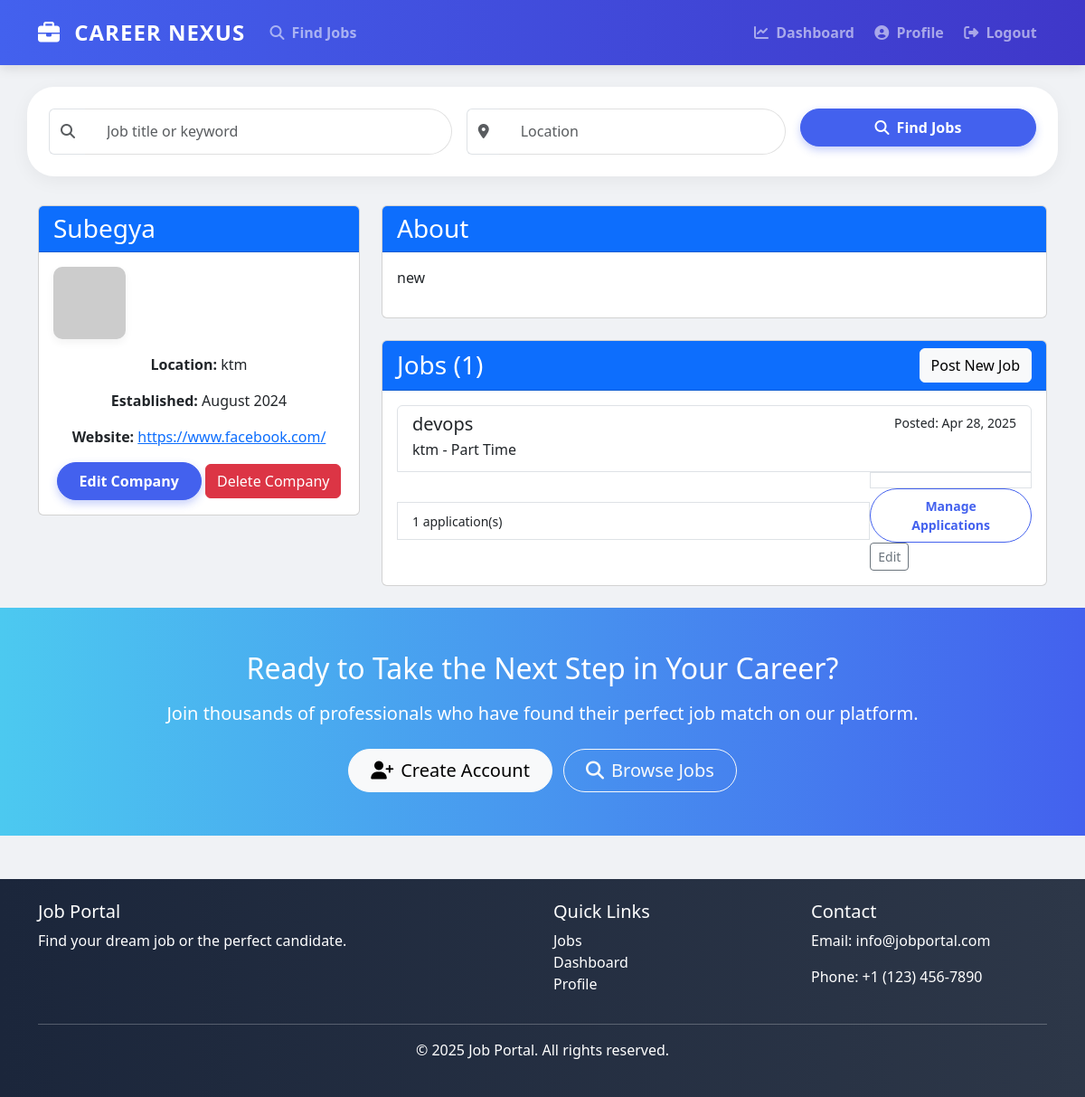
Before: /companies/2/ (signed in) with the older database file.
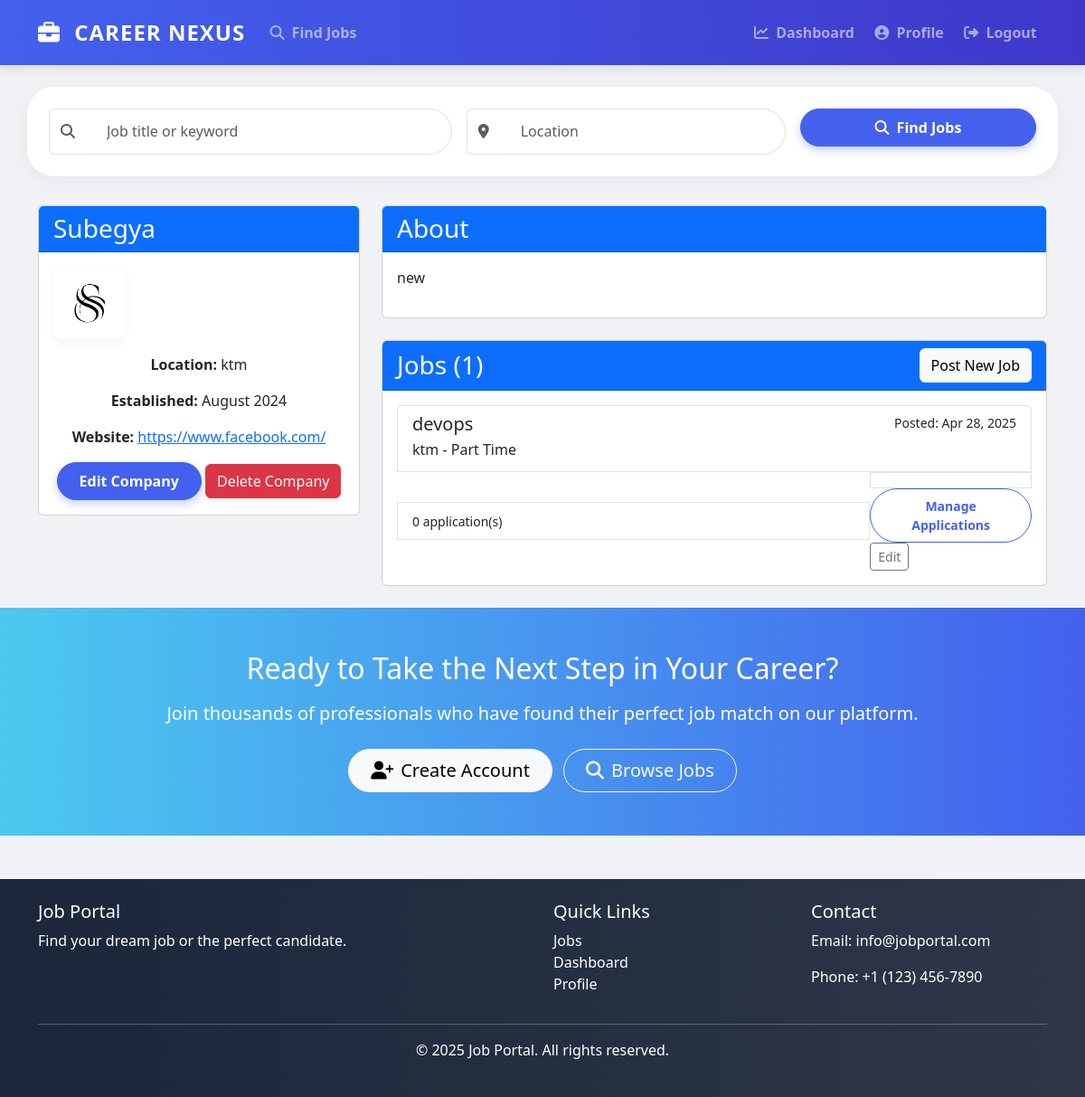
After: the same page with the newer database file.
### companies/models.py (models this page shows, shortened)
class Company(models.Model):
    name = models.CharField(max_length=100)
    owner = models.ForeignKey(User, on_delete=models.CASCADE, related_name='companies')
    logo = models.ImageField(upload_to='company_logos/', blank=True, null=True)
    description = models.TextField()
    website = models.URLField(blank=True, null=True)
    location = models.CharField(max_length=100)
    established_date = models.DateField(blank=True, null=True)
    class Meta:
        verbose_name_plural = "Companies"

### jobs/models.py (models this page shows, shortened)
class Job(models.Model):
    JOB_TYPE_CHOICES = [
        ('full_time', 'Full Time'),
        ('part_time', 'Part Time'),
        ('contract', 'Contract'),
        ('internship', 'Internship'),
        ('remote', 'Remote'),
    ]
    title = models.CharField(max_length=100)
    company = models.ForeignKey(Company, on_delete=models.CASCADE, related_name='jobs')
    category = models.ForeignKey(Category, on_delete=models.SET_NULL, null=True, related_name='jobs')
    description = models.TextField()
    requirements = models.TextField()
    salary_min = models.IntegerField(blank=True, null=True)
    salary_max = models.IntegerField(blank=True, null=True)
    location = models.CharField(max_length=100)
    job_type = models.CharField(max_length=20, choices=JOB_TYPE_CHOICES)
    posted_by = models.ForeignKey(User, on_delete=models.CASCADE, related_name='posted_jobs')
    created_at = models.DateTimeField(auto_now_add=True)
    deadline = models.DateField()
    is_active = models.BooleanField(default=True)

### companies/views.py (the view)
# urls.py: path('<int:pk>/', views.company_detail, name='company_detail'),
@login_required
def company_detail(request, pk):
    company = get_object_or_404(Company, pk=pk)
    jobs = company.jobs.all()
    return render(request, 'companies/company_detail.html', {'company': company, 'jobs': jobs})

### templates/companies/company_detail.html (shortened to what this page needs)
{% extends 'base.html' %}
{% block content %}
<div class="row">
    <div class="col-md-4">
        <div class="card mb-4">
            <div class="card-header bg-primary text-white">
                <h3 class="mb-0">{{ company.name }}</h3>
            </div>
            <div class="card-body text-center">
                {% if company.logo %}
                    <img src="{{ company.logo.url }}" alt="{{ company.name }} Logo" class="company-logo mb-3">
                {% else %}
                    <img src="https://via.placeholder.com/100" alt="Company Logo" class="company-logo mb-3">
                {% endif %}
                <p><strong>Location:</strong> {{ company.location }}</p>
                {% if company.established_date %}
                    <p><strong>Established:</strong> {{ company.established_date|date:"F Y" }}</p>
                {% endif %}
                {% if company.website %}
                    <p><strong>Website:</strong> <a href="{{ company.website }}" target="_blank">{{ company.website }}</a></p>
                {% endif %}
                <div class="mt-3">
                    <a href="{% url 'company_update' company.pk %}" class="btn btn-primary">Edit Company</a>
                    <a href="{% url 'company_delete' company.pk %}" class="btn btn-danger">Delete Company</a>
                </div>
            </div>
        </div>
    </div>
    <div class="col-md-8">
        <div class="card mb-4">
            <div class="card-header bg-primary text-white">
                <h3 class="mb-0">About</h3>
            </div>
            <div class="card-body">
                <p>{{ company.description }}</p>
            </div>
        </div>
        <div class="card">
            <div class="card-header bg-primary text-white d-flex justify-content-between align-items-center">
                <h3 class="mb-0">Jobs ({{ jobs.count }})</h3>
                <a href="{% url 'job_create' %}" class="btn btn-light">Post New Job</a>
            </div>
            <div class="card-body">
                {% if jobs %}
                    <div class="list-group">
                        {% for job in jobs %}
                            <a href="{% url 'job_detail' job.pk %}" class="list-group-item list-group-item-action">
                                <div class="d-flex w-100 justify-content-between">
                                    <h5 class="mb-1">{{ job.title }}</h5>
                                    <small>Posted: {{ job.created_at|date:"M d, Y" }}</small>
                                </div>
                                <p class="mb-1">{{ job.location }} - {{ job.get_job_type_display }}</p>
                                <div class="d-flex justify-content-between align-items-center">
                                    <small>{{ job.applications.count }} application(s)</small>
                                    <div>
                                        <a href="{% url 'manage_applications' job.pk %}" class="btn btn-sm btn-outline-primary">Manage Applications</a>
                                        <a href="{% url 'job_update' job.pk %}" class="btn btn-sm btn-outline-secondary">Edit</a>
                                    </div>
                                </div>
                            </a>
                        {% endfor %}
                    </div>
                {% else %}
                    <p>No jobs posted for this company yet.</p>
                    <a href="{% url 'job_create' %}" class="btn btn-primary">Post a Job</a>
                {% endif %}
            </div>
        </div>
    </div>
</div>
{% endblock %}

### templates/base.html (shortened to what this page needs)
<!DOCTYPE html>
<html lang="en">
<head>
    <link href="https://cdn.jsdelivr.net/npm/bootstrap@5.3.0-alpha1/dist/css/bootstrap.min.css" rel="stylesheet">
    <link href="https://cdnjs.cloudflare.com/ajax/libs/font-awesome/6.4.0/css/all.min.css" rel="stylesheet">
</head>
<body>
    <nav class="navbar navbar-expand-lg navbar-dark mb-4">
        <div class="container">
            <a class="navbar-brand" href="{% url 'job_list' %}">
                <i class="fas fa-briefcase me-2"></i> Career Nexus
            </a>
            <div class="collapse navbar-collapse" id="navbarNav">
                <ul class="navbar-nav me-auto">
                    <li class="nav-item">
                        <a class="nav-link" href="{% url 'job_list' %}">
                            <i class="fas fa-search me-1"></i> Find Jobs
                        </a>
                    </li>
                </ul>
                <ul class="navbar-nav">
                    {% if user.is_authenticated %}
                        <li class="nav-item">
                            <a class="nav-link" href="{% url 'dashboard' %}">
                                <i class="fas fa-chart-line me-1"></i> Dashboard
                            </a>
                        </li>
                        <li class="nav-item">
                            <a class="nav-link" href="{% url 'profile' %}">
                                <i class="fas fa-user-circle me-1"></i> Profile
                            </a>
                        </li>
                        <li class="nav-item">
                            <a class="nav-link" href="{% url 'logout' %}">
                                <i class="fas fa-sign-out-alt me-1"></i> Logout
                            </a>
                        </li>
                    {% endif %}
                </ul>
            </div>
        </div>
    </nav>
    {% block search %}
    <div class="container search-bar animated">
        <form method="get" action="{% url 'job_list' %}">
            <div class="row g-3">
                <div class="col-md-5">
                    <div class="input-group">
                        <span class="input-group-text bg-white border-end-0">
                            <i class="fas fa-search text-muted"></i>
                        </span>
                        <input type="text" name="q" class="form-control search-input border-start-0" placeholder="Job title or keyword" value="{{ request.GET.q }}">
                    </div>
                </div>
                <div class="col-md-4">
                    <div class="input-group">
                        <span class="input-group-text bg-white border-end-0">
                            <i class="fas fa-map-marker-alt text-muted"></i>
                        </span>
                        <input type="text" name="location" class="form-control search-input border-start-0" placeholder="Location" value="{{ request.GET.location }}">
                    </div>
                </div>
                <div class="col-md-3">
                    <button type="submit" class="btn btn-primary w-100">
                        <i class="fas fa-search me-2"></i>Find Jobs
                    </button>
                </div>
            </div>
        </form>
    </div>
    {% endblock %}
    <div class="container mb-4">
        {% block content %}{% endblock %}
    </div>
    <div class="container-fluid py-5 text-white animated" style="background: linear-gradient(to right, var(--accent-color), var(--primary-color));">
        <div class="container text-center">
            <h2 class="mb-3">Ready to Take the Next Step in Your Career?</h2>
            <p class="lead mb-4">Join thousands of professionals who have found their perfect job match on our platform.</p>
            <a href="{% url 'register' %}" class="btn btn-light btn-lg rounded-pill px-4 me-2">
                <i class="fas fa-user-plus me-2"></i>Create Account
            </a>
            <a href="{% url 'job_list' %}" class="btn btn-outline-light btn-lg rounded-pill px-4">
                <i class="fas fa-search me-2"></i>Browse Jobs
            </a>
        </div>
    </div>
    <footer class="bg-dark text-white py-4 mt-5">
        <div class="container">
            <div class="row">
                <div class="col-md-6">
                    <h5>Job Portal</h5>
                    <p>Find your dream job or the perfect candidate.</p>
                </div>
                <div class="col-md-3">
                    <h5>Quick Links</h5>
                    <ul class="list-unstyled">
                        <li><a href="{% url 'job_list' %}" class="text-white">Jobs</a></li>
                        {% if user.is_authenticated %}
                            <li><a href="{% url 'dashboard' %}" class="text-white">Dashboard</a></li>
                            <li><a href="{% url 'profile' %}" class="text-white">Profile</a></li>
                        {% else %}
                            <li><a href="{% url 'login' %}" class="text-white">Login</a></li>
                            <li><a href="{% url 'register' %}" class="text-white">Register</a></li>
                        {% endif %}
                    </ul>
                </div>
                <div class="col-md-3">
                    <h5>Contact</h5>
                    <address>
                        <p>Email: info@jobportal.com</p>
                        <p>Phone: +1 (123) 456-7890</p>
                    </address>
                </div>
            </div>
            <hr>
            <div class="text-center">
                <p>&copy; {% now "Y" %} Job Portal. All rights reserved.</p>
            </div>
        </div>
    </footer>
</body>
</html>

### templates/base.html (style rules this page uses)
:root { --primary-color: #4361ee; --secondary-color: #3f37c9; --accent-color: #4cc9f0; --dark-color: #1b263b; --light-color: #f8f9fa; }
body { font-family: 'Segoe UI', Tahoma, Geneva, Verdana, sans-serif; background-color: #f0f2f5; }
.navbar { background: linear-gradient(to right, var(--primary-color), var(--secondary-color)); box-shadow: 0 4px 12px rgba(0,0,0,0.1); padding: 0.8rem 1rem; }
.navbar-brand { font-weight: 700; font-size: 1.5rem; text-transform: uppercase; letter-spacing: 1px; }
.nav-link { font-weight: 600; position: relative; padding: 0.5rem 1rem; margin: 0 0.2rem; transition: all 0.3s ease; }
.nav-link:after { content: ''; position: absolute; width: 0; height: 2px; bottom: 0; left: 50%; background-color: white; transition: all 0.3s ease; transform: translateX(-50%); }
.company-logo { width: 80px; height: 80px; display: flex; align-items: center; justify-content: center; background-color: #f8f9fa; border-radius: 10px; box-shadow: 0 4px 10px rgba(0,0,0,0.05); font-size: 2rem; color: var(--primary-color); }
.btn-primary { background-color: var(--primary-color); border-color: var(--primary-color); border-radius: 30px; padding: 0.5rem 1.5rem; font-weight: 600; box-shadow: 0 4px 10px rgba(67, 97, 238, 0.3); }
.btn-outline-primary { color: var(--primary-color); border-color: var(--primary-color); border-radius: 30px; padding: 0.5rem 1.5rem; font-weight: 600; }
.search-bar { border-radius: 30px; padding: 1.5rem; background-color: white; box-shadow: 0 5px 20px rgba(0,0,0,0.05); margin-bottom: 2rem; }
.search-input { border-radius: 30px; border: 1px solid #e0e0e0; padding: 0.8rem 1.5rem; box-shadow: none; }
footer { background: linear-gradient(to right, var(--dark-color), #2d3748); color: white; padding: 3rem 0; margin-top: 4rem; }
footer a { color: var(--light-color); transition: color 0.3s; text-decoration: none; }
.animated { animation: fadeIn 0.6s ease forwards; }

Changed rows visible on the page:
changed Company "Subegya": logo: picture added
computed for Job "devops": applications.count "1" → "0"
